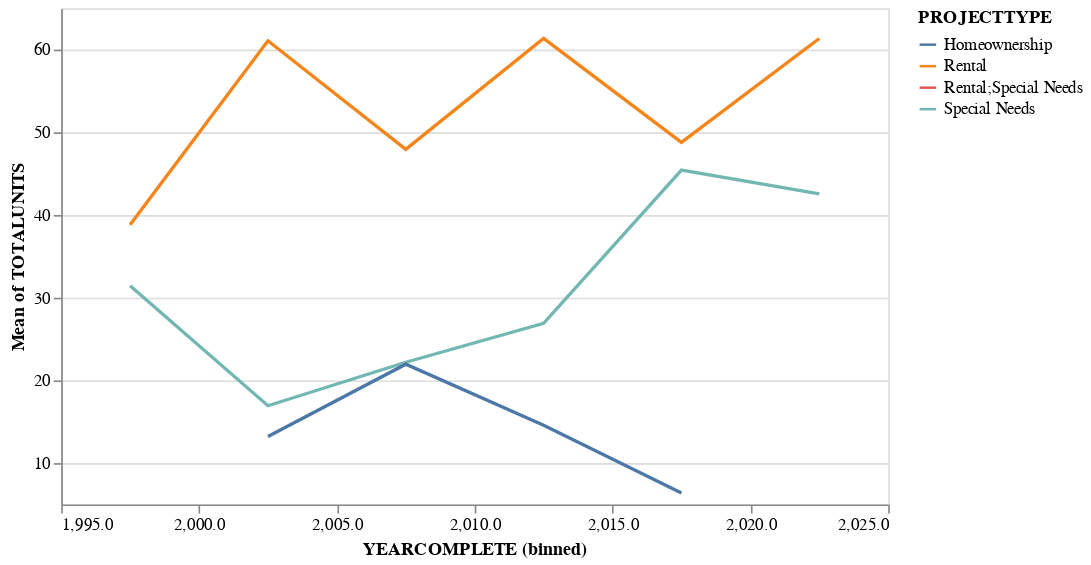

The notebook cell this image was saved under:
### Markdown cell above
### Chart Four
 #### A line chart showing the mean of total units over time for different project types in affordable housing. It uses binned years on the X-axis and averages the total units on the Y-axis.

### Code cell
(
    alt.Chart(AffordableHousing.dropna())
    .mark_line()
    .encode(
        x=alt.X("YEARCOMPLETE:Q", bin=alt.Bin(maxbins=10)), # Bin the data!
        y=alt.Y(
            "mean(TOTALUNITS):Q", scale=alt.Scale(zero=False) # Mean of flipper length
        ),  
        color="PROJECTTYPE:N",
        tooltip=["mean(TOTALUNITS):Q", "YEARCOMPLETE():Q"],
    )
    .properties(height=300, width=500)
)

### Figure 1 — Vega-Lite specification as saved in the notebook (floating-point values rounded to 4 significant figures; data arrays with more than 128 entries replaced by an {"elided": "..."} marker saying what was removed)
{"config": {"view": {"continuousWidth": 300, "continuousHeight": 300}}, "data": {"name": "data-f3843d2181cf9779cbc9650e9928abac"}, "mark": {"type": "line"}, "encoding": {"color": {"field": "PROJECTTYPE", "type": "nominal"}, "tooltip": [{"aggregate": "mean", "field": "TOTALUNITS", "type": "quantitative"}, {"field": "YEARCOMPLETE()", "type": "quantitative"}], "x": {"bin": {"maxbins": 10}, "field": "YEARCOMPLETE", "type": "quantitative"}, "y": {"aggregate": "mean", "field": "TOTALUNITS", "scale": {"zero": false}, "type": "quantitative"}}, "height": 300, "width": 500, "$schema": "https://vega.github.io/schema/vega-lite/v5.8.0.json", "datasets": {"data-f3843d2181cf9779cbc9650e9928abac": {"elided": "436 records"}}}
